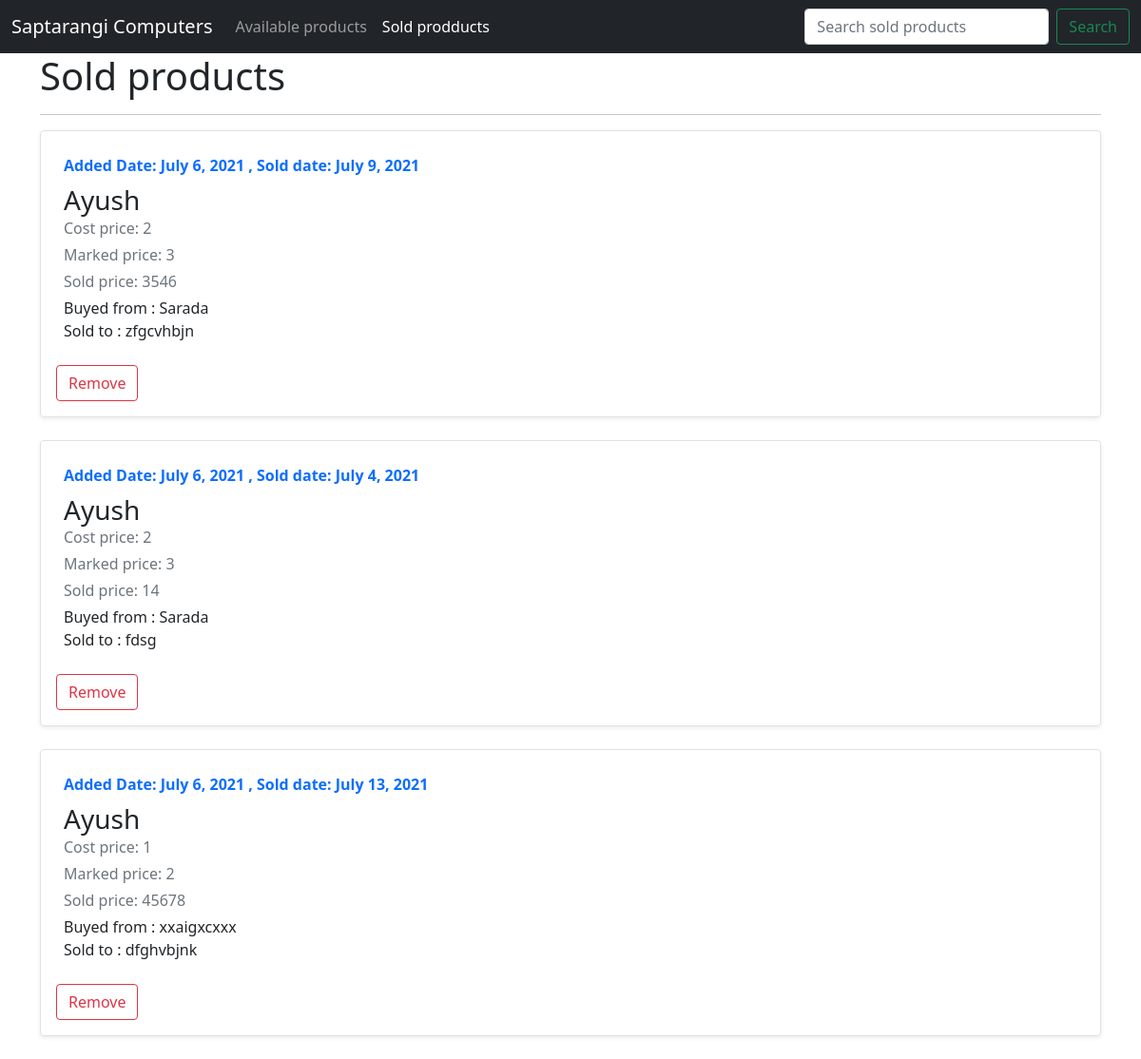
/home/sold-products, run on an earlier commit of the app's database.
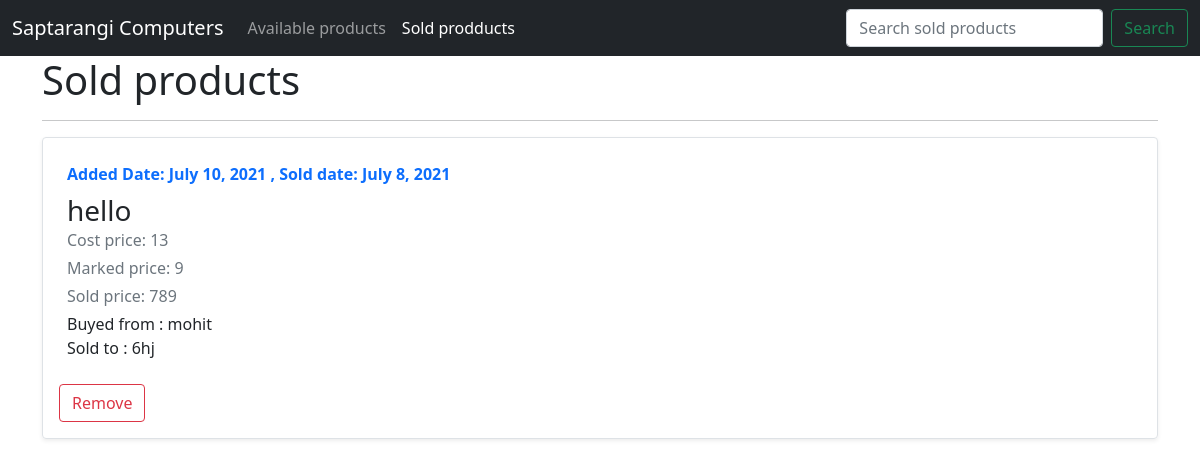
And on a later commit of the database.
### home/models.py (models this page shows, shortened)
class Sold_product(models.Model):
   sno = models.AutoField(primary_key = True)
   name = models.CharField(max_length = 60)
   added_date = models.DateField()
   sold_date = models.DateField()
   cost_price = models.IntegerField()
   marked_price = models.IntegerField()
   sold_price = models.IntegerField()
   buyed_party = models.CharField(max_length = 200)
   sold_party = models.CharField(max_length = 200)
   extra_information = models.TextField(default = '')

### home/views.py (the view)
# urls.py: path('sold-products' , views.sold , name = "sold"),
def sold(request):
   allproducts = Sold_product.objects.all()
   context = {
      'items':allproducts
   }
   return render(request , 'home/sold.html' , context)

### templates/home/sold.html (shortened to what this page needs)
{% extends 'base.html' %}
{% block sold %}active{% endblock sold %}
{% block search %}sold{% endblock search %}
{% block search1 %}sold products{% endblock search1 %}
{% block main %}
<div class="container">
   <h1>Sold products</h1>
   <hr>
   <div class="items">
   {% for item in items %}
      <div class="row g-0 border rounded overflow-hidden flex-md-row mb-4 shadow-sm h-md-250 position-relative">
        <div class="col p-4 d-flex flex-column position-static">
          <strong class="d-inline-block mb-2 text-primary">Added Date: {{item.added_date}} , Sold date: {{item.sold_date}}</strong>
          <h3 class="mb-0">{{item.name}}</h3>
          <div class="mb-1 text-muted">Cost price: {{item.cost_price}}</div>
          <div class="mb-1 text-muted">Marked price: {{item.marked_price}}</div>
          <div class="mb-1 text-muted">Sold price: {{item.sold_price}}</div>
          <a>Buyed from : {{item.buyed_party}}</a>
          <a>Sold to : {{item.sold_party}}</a>
        </div>
        <div style="display:flex; justify-content: flex-start;" class="mb-3 mx-3 ">
        <button id="{{item.sno}}" class="btn btn-outline-danger remove">Remove</button>
        </div>
      </div>
   {% endfor %}
   </div>
</div>
{% endblock main %}

What changed in the data, as far as the page shows it:
removed Sold_product: added_date "July 6, 2021", sold_date "July 9, 2021", name "Ayush", cost_price "2", marked_price "3", sold_price "3546", buyed_party "Sarada", sold_party "zfgcvhbjn"
removed Sold_product: added_date "July 6, 2021", sold_date "July 4, 2021", name "Ayush", cost_price "2", marked_price "3", sold_price "14", buyed_party "Sarada", sold_party "fdsg"
removed Sold_product: added_date "July 6, 2021", sold_date "July 13, 2021", name "Ayush", cost_price "1", marked_price "2", sold_price "45678", buyed_party "xxaigxcxxx", sold_party "dfghvbjnk"
added Sold_product: added_date "July 10, 2021", sold_date "July 8, 2021", name "hello", cost_price "13", marked_price "9", sold_price "789", buyed_party "mohit", sold_party "6hj"
